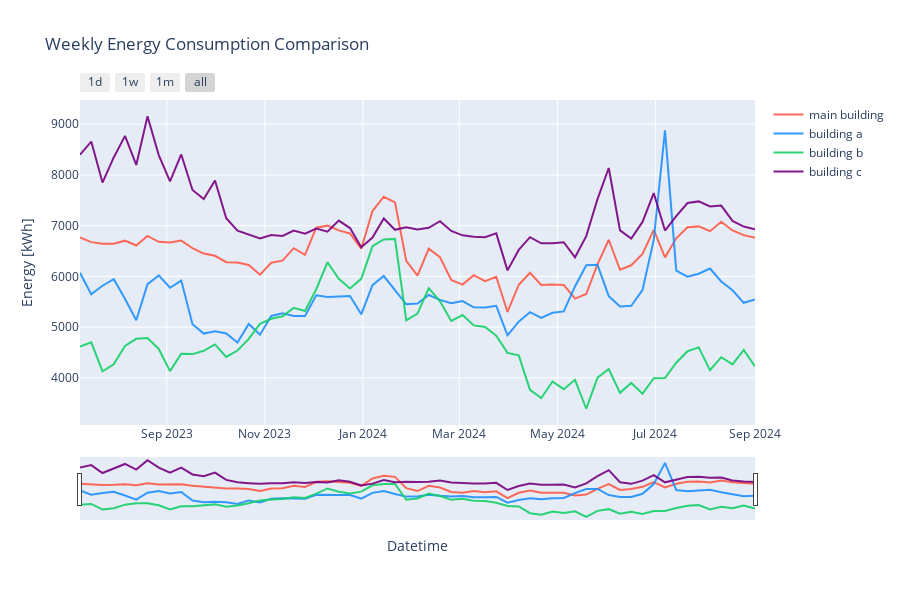

Source (notebook cell):
### Code cell
merged_df, cols =pipe.select_and_merge_datasets(["net_consumption"], periode="w")
merged_df = merged_df.iloc[1:-1]
    
plot_energy_usage(merged_df, cols,
                    titel="Weekly Energy Consumption Comparison",
                    yaxis_title="Energy [kWh]",
                    tozeroy=False,
                    # dark_mode=True,
                    )
